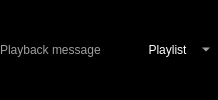
            <widget class="QWidget" name="nowPlayingToolbar" native="true">
             <property name="sizePolicy">
              <sizepolicy hsizetype="Preferred" vsizetype="Minimum">
               <horstretch>0</horstretch>
               <verstretch>0</verstretch>
              </sizepolicy>
             </property>
             <property name="palette">
              <palette>
               <active>
                <colorrole role="WindowText">
                 <brush brushstyle="SolidPattern">
                  <color alpha="255">
                   <red>255</red>
                   <green>255</green>
                   <blue>255</blue>
                  </color>
                 </brush>
                </colorrole>
                <colorrole role="Button">
                 <brush brushstyle="SolidPattern">
                  <color alpha="255">
                   <red>0</red>
                   <green>0</green>
                   <blue>0</blue>
                  </color>
                 </brush>
                </colorrole>
                <colorrole role="Light">
                 <brush brushstyle="SolidPattern">
                  <color alpha="255">
                   <red>0</red>
                   <green>0</green>
                   <blue>0</blue>
                  </color>
                 </brush>
                </colorrole>
                <colorrole role="Midlight">
                 <brush brushstyle="SolidPattern">
                  <color alpha="255">
                   <red>0</red>
                   <green>0</green>
                   <blue>0</blue>
                  </color>
                 </brush>
                </colorrole>
                <colorrole role="Dark">
                 <brush brushstyle="SolidPattern">
                  <color alpha="255">
                   <red>0</red>
                   <green>0</green>
                   <blue>0</blue>
                  </color>
                 </brush>
                </colorrole>
                <colorrole role="Mid">
                 <brush brushstyle="SolidPattern">
                  <color alpha="255">
                   <red>0</red>
                   <green>0</green>
                   <blue>0</blue>
                  </color>
                 </brush>
                </colorrole>
                <colorrole role="Text">
                 <brush brushstyle="SolidPattern">
                  <color alpha="255">
                   <red>255</red>
                   <green>255</green>
                   <blue>255</blue>
                  </color>
                 </brush>
                </colorrole>
                <colorrole role="BrightText">
                 <brush brushstyle="SolidPattern">
                  <color alpha="255">
                   <red>255</red>
                   <green>255</green>
                   <blue>255</blue>
                  </color>
                 </brush>
                </colorrole>
                <colorrole role="ButtonText">
                 <brush brushstyle="SolidPattern">
                  <color alpha="255">
                   <red>255</red>
                   <green>255</green>
                   <blue>255</blue>
                  </color>
                 </brush>
                </colorrole>
                <colorrole role="Base">
                 <brush brushstyle="SolidPattern">
                  <color alpha="255">
                   <red>0</red>
                   <green>0</green>
                   <blue>0</blue>
                  </color>
                 </brush>
                </colorrole>
                <colorrole role="Window">
                 <brush brushstyle="SolidPattern">
                  <color alpha="255">
                   <red>0</red>
                   <green>0</green>
                   <blue>0</blue>
                  </color>
                 </brush>
                </colorrole>
                <colorrole role="Shadow">
                 <brush brushstyle="SolidPattern">
                  <color alpha="255">
                   <red>0</red>
                   <green>0</green>
                   <blue>0</blue>
                  </color>
                 </brush>
                </colorrole>
                <colorrole role="AlternateBase">
                 <brush brushstyle="SolidPattern">
                  <color alpha="255">
                   <red>0</red>
                   <green>0</green>
                   <blue>0</blue>
                  </color>
                 </brush>
                </colorrole>
                <colorrole role="ToolTipBase">
                 <brush brushstyle="SolidPattern">
                  <color alpha="255">
                   <red>255</red>
                   <green>255</green>
                   <blue>220</blue>
                  </color>
                 </brush>
                </colorrole>
                <colorrole role="ToolTipText">
                 <brush brushstyle="SolidPattern">
                  <color alpha="255">
                   <red>0</red>
                   <green>0</green>
                   <blue>0</blue>
                  </color>
                 </brush>
                </colorrole>
               </active>
               <inactive>
                <colorrole role="WindowText">
                 <brush brushstyle="SolidPattern">
                  <color alpha="255">
                   <red>255</red>
                   <green>255</green>
                   <blue>255</blue>
                  </color>
                 </brush>
                </colorrole>
                <colorrole role="Button">
                 <brush brushstyle="SolidPattern">
                  <color alpha="255">
                   <red>0</red>
                   <green>0</green>
                   <blue>0</blue>
                  </color>
                 </brush>
                </colorrole>
                <colorrole role="Light">
                 <brush brushstyle="SolidPattern">
                  <color alpha="255">
                   <red>0</red>
                   <green>0</green>
                   <blue>0</blue>
                  </color>
                 </brush>
                </colorrole>
                <colorrole role="Midlight">
                 <brush brushstyle="SolidPattern">
                  <color alpha="255">
                   <red>0</red>
                   <green>0</green>
                   <blue>0</blue>
                  </color>
                 </brush>
                </colorrole>
                <colorrole role="Dark">
                 <brush brushstyle="SolidPattern">
                  <color alpha="255">
                   <red>0</red>
                   <green>0</green>
                   <blue>0</blue>
                  </color>
                 </brush>
                </colorrole>
                <colorrole role="Mid">
                 <brush brushstyle="SolidPattern">
                  <color alpha="255">
                   <red>0</red>
                   <green>0</green>
                   <blue>0</blue>
                  </color>
                 </brush>
                </colorrole>
                <colorrole role="Text">
                 <brush brushstyle="SolidPattern">
                  <color alpha="255">
                   <red>255</red>
                   <green>255</green>
                   <blue>255</blue>
                  </color>
                 </brush>
                </colorrole>
                <colorrole role="BrightText">
                 <brush brushstyle="SolidPattern">
                  <color alpha="255">
                   <red>255</red>
                   <green>255</green>
                   <blue>255</blue>
                  </color>
                 </brush>
                </colorrole>
                <colorrole role="ButtonText">
                 <brush brushstyle="SolidPattern">
                  <color alpha="255">
                   <red>255</red>
                   <green>255</green>
                   <blue>255</blue>
                  </color>
                 </brush>
                </colorrole>
                <colorrole role="Base">
                 <brush brushstyle="SolidPattern">
                  <color alpha="255">
                   <red>0</red>
                   <green>0</green>
                   <blue>0</blue>
                  </color>
                 </brush>
                </colorrole>
                <colorrole role="Window">
                 <brush brushstyle="SolidPattern">
                  <color alpha="255">
                   <red>0</red>
                   <green>0</green>
                   <blue>0</blue>
                  </color>
                 </brush>
                </colorrole>
                <colorrole role="Shadow">
                 <brush brushstyle="SolidPattern">
                  <color alpha="255">
                   <red>0</red>
                   <green>0</green>
                   <blue>0</blue>
                  </color>
                 </brush>
                </colorrole>
                <colorrole role="AlternateBase">
                 <brush brushstyle="SolidPattern">
                  <color alpha="255">
                   <red>0</red>
                   <green>0</green>
                   <blue>0</blue>
                  </color>
                 </brush>
                </colorrole>
                <colorrole role="ToolTipBase">
                 <brush brushstyle="SolidPattern">
                  <color alpha="255">
                   <red>255</red>
                   <green>255</green>
                   <blue>220</blue>
                  </color>
                 </brush>
                </colorrole>
                <colorrole role="ToolTipText">
                 <brush brushstyle="SolidPattern">
                  <color alpha="255">
                   <red>0</red>
                   <green>0</green>
                   <blue>0</blue>
                  </color>
                 </brush>
                </colorrole>
               </inactive>
               <disabled>
                <colorrole role="WindowText">
                 <brush brushstyle="SolidPattern">
                  <color alpha="255">
                   <red>0</red>
                   <green>0</green>
                   <blue>0</blue>
                  </color>
                 </brush>
                </colorrole>
                <colorrole role="Button">
                 <brush brushstyle="SolidPattern">
                  <color alpha="255">
                   <red>0</red>
                   <green>0</green>
                   <blue>0</blue>
                  </color>
                 </brush>
                </colorrole>
                <colorrole role="Light">
                 <brush brushstyle="SolidPattern">
                  <color alpha="255">
                   <red>0</red>
                   <green>0</green>
                   <blue>0</blue>
                  </color>
                 </brush>
                </colorrole>
                <colorrole role="Midlight">
                 <brush brushstyle="SolidPattern">
                  <color alpha="255">
                   <red>0</red>
                   <green>0</green>
                   <blue>0</blue>
                  </color>
                 </brush>
                </colorrole>
                <colorrole role="Dark">
                 <brush brushstyle="SolidPattern">
                  <color alpha="255">
                   <red>0</red>
                   <green>0</green>
                   <blue>0</blue>
                  </color>
                 </brush>
                </colorrole>
                <colorrole role="Mid">
                 <brush brushstyle="SolidPattern">
                  <color alpha="255">
                   <red>0</red>
                   <green>0</green>
                   <blue>0</blue>
                  </color>
                 </brush>
                </colorrole>
                <colorrole role="Text">
                 <brush brushstyle="SolidPattern">
                  <color alpha="255">
                   <red>0</red>
                   <green>0</green>
                   <blue>0</blue>
                  </color>
                 </brush>
                </colorrole>
                <colorrole role="BrightText">
                 <brush brushstyle="SolidPattern">
                  <color alpha="255">
                   <red>255</red>
                   <green>255</green>
                   <blue>255</blue>
                  </color>
                 </brush>
                </colorrole>
                <colorrole role="ButtonText">
                 <brush brushstyle="SolidPattern">
                  <color alpha="255">
                   <red>0</red>
                   <green>0</green>
                   <blue>0</blue>
                  </color>
                 </brush>
                </colorrole>
                <colorrole role="Base">
                 <brush brushstyle="SolidPattern">
                  <color alpha="255">
                   <red>0</red>
                   <green>0</green>
                   <blue>0</blue>
                  </color>
                 </brush>
                </colorrole>
                <colorrole role="Window">
                 <brush brushstyle="SolidPattern">
                  <color alpha="255">
                   <red>0</red>
                   <green>0</green>
                   <blue>0</blue>
                  </color>
                 </brush>
                </colorrole>
                <colorrole role="Shadow">
                 <brush brushstyle="SolidPattern">
                  <color alpha="255">
                   <red>0</red>
                   <green>0</green>
                   <blue>0</blue>
                  </color>
                 </brush>
                </colorrole>
                <colorrole role="AlternateBase">
                 <brush brushstyle="SolidPattern">
                  <color alpha="255">
                   <red>0</red>
                   <green>0</green>
                   <blue>0</blue>
                  </color>
                 </brush>
                </colorrole>
                <colorrole role="ToolTipBase">
                 <brush brushstyle="SolidPattern">
                  <color alpha="255">
                   <red>255</red>
                   <green>255</green>
                   <blue>220</blue>
                  </color>
                 </brush>
                </colorrole>
                <colorrole role="ToolTipText">
                 <brush brushstyle="SolidPattern">
                  <color alpha="255">
                   <red>0</red>
                   <green>0</green>
                   <blue>0</blue>
                  </color>
                 </brush>
                </colorrole>
               </disabled>
              </palette>
             </property>
             <property name="autoFillBackground">
              <bool>true</bool>
             </property>
             <layout class="QHBoxLayout" name="horizontalLayout_10">
              <property name="spacing">
               <number>0</number>
              </property>
              <property name="margin">
               <number>0</number>
              </property>
              <item>
               <widget class="QLabel" name="playbackMessage">
                <property name="palette">
                 <palette>
                  <active>
                   <colorrole role="WindowText">
                    <brush brushstyle="SolidPattern">
                     <color alpha="255">
                      <red>160</red>
                      <green>160</green>
                      <blue>160</blue>
                     </color>
                    </brush>
                   </colorrole>
                  </active>
                  <inactive>
                   <colorrole role="WindowText">
                    <brush brushstyle="SolidPattern">
                     <color alpha="255">
                      <red>160</red>
                      <green>160</green>
                      <blue>160</blue>
                     </color>
                    </brush>
                   </colorrole>
                  </inactive>
                  <disabled>
                   <colorrole role="WindowText">
                    <brush brushstyle="SolidPattern">
                     <color alpha="255">
                      <red>0</red>
                      <green>0</green>
                      <blue>0</blue>
                     </color>
                    </brush>
                   </colorrole>
                  </disabled>
                 </palette>
                </property>
                <property name="text">
                 <string>Playback message</string>
                </property>
                <property name="margin">
                 <number>2</number>
                </property>
               </widget>
              </item>
              <item>
               <spacer name="horizontalSpacer_2">
                <property name="orientation">
                 <enum>Qt::Horizontal</enum>
                </property>
                <property name="sizeHint" stdset="0">
                 <size>
                  <width>40</width>
                  <height>20</height>
                 </size>
                </property>
               </spacer>
              </item>
              <item>
               <widget class="QToolButton" name="showPlaylist">
                <property name="sizePolicy">
                 <sizepolicy hsizetype="Fixed" vsizetype="Preferred">
                  <horstretch>0</horstretch>
                  <verstretch>0</verstretch>
                 </sizepolicy>
                </property>
                <property name="text">
                 <string>Playlist</string>
                </property>
                <property name="icon">
                 <iconset>
                  <normaloff>../convenience/mail-mark-notjunk.png</normaloff>../convenience/mail-mark-notjunk.png</iconset>
                </property>
                <property name="checkable">
                 <bool>true</bool>
                </property>
                <property name="toolButtonStyle">
                 <enum>Qt::ToolButtonTextBesideIcon</enum>
                </property>
                <property name="autoRaise">
                 <bool>true</bool>
                </property>
               </widget>
              </item>
              <item>
               <widget class="QToolButton" name="showMenu">
                <property name="text">
                 <string/>
                </property>
                <property name="icon">
                 <iconset>
                  <normaloff>../convenience/configure.png</normaloff>../convenience/configure.png</iconset>
                </property>
                <property name="popupMode">
                 <enum>QToolButton::DelayedPopup</enum>
                </property>
                <property name="autoRaise">
                 <bool>true</bool>
                </property>
                <property name="arrowType">
                 <enum>Qt::DownArrow</enum>
                </property>
               </widget>
              </item>
             </layout>
            </widget>
